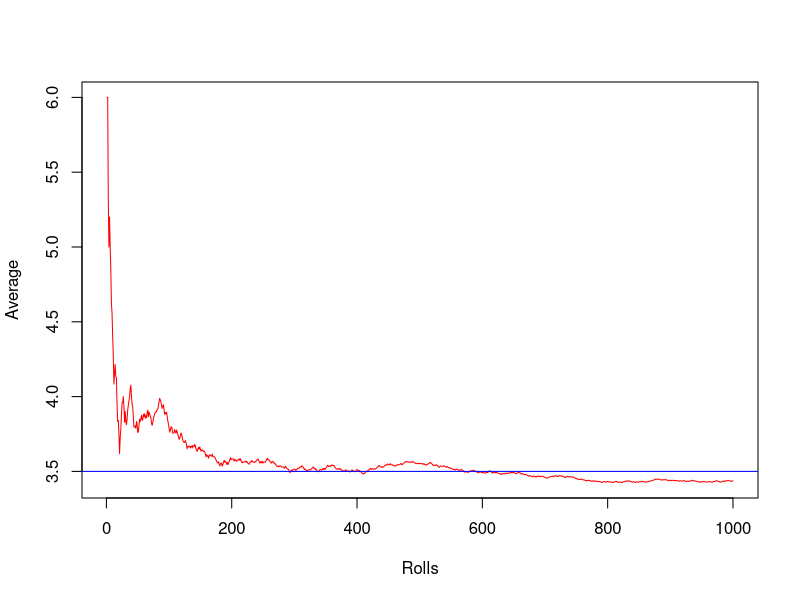
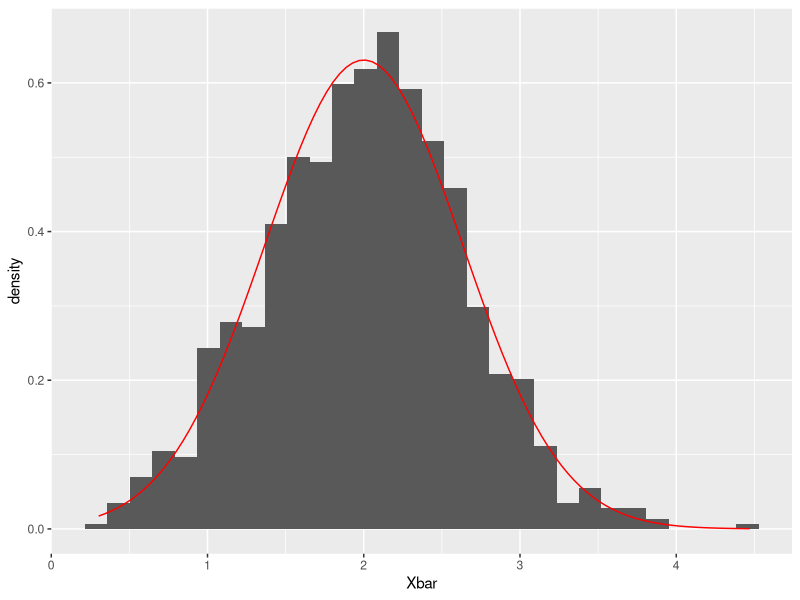
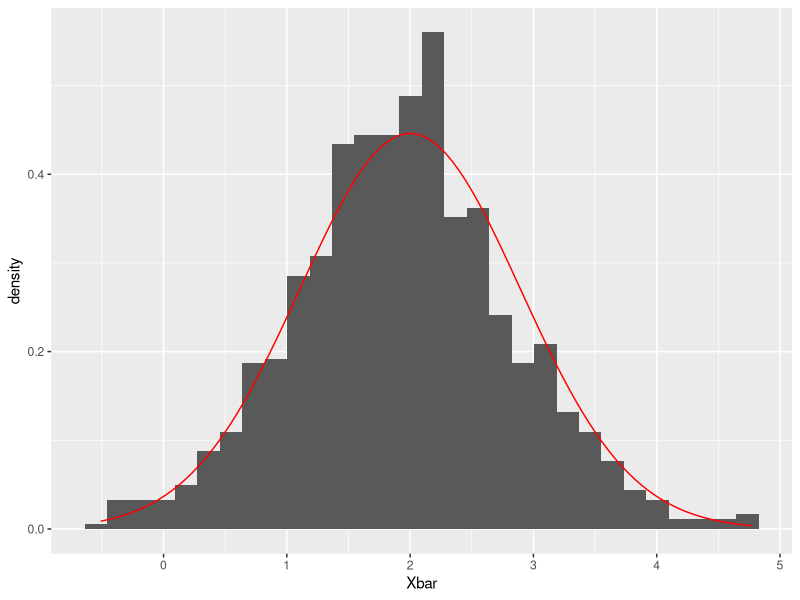
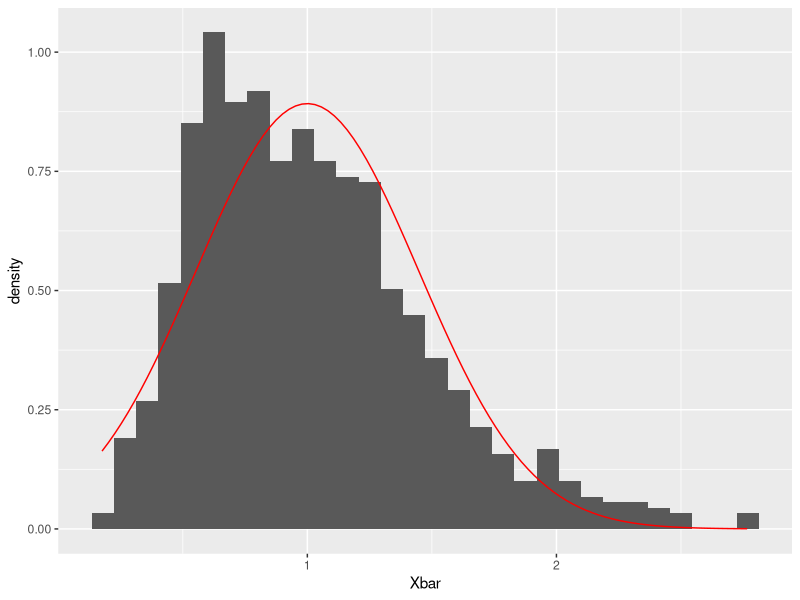
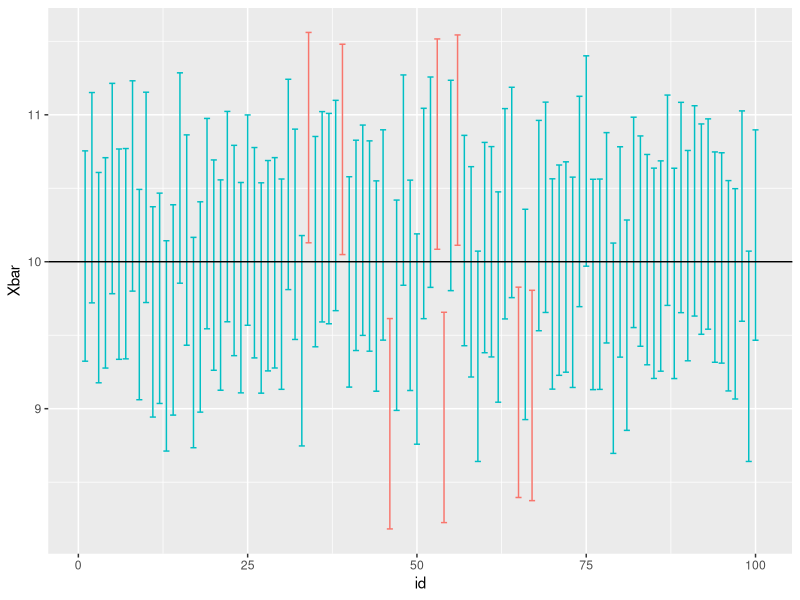
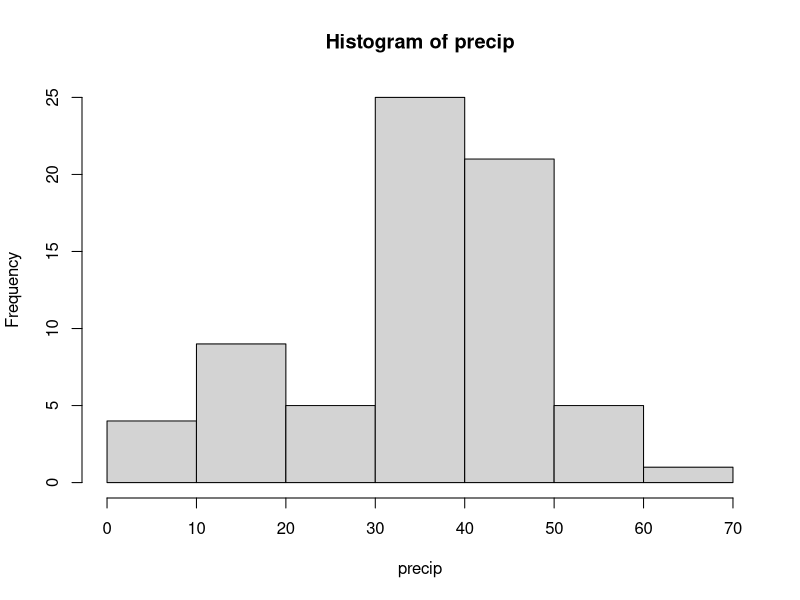
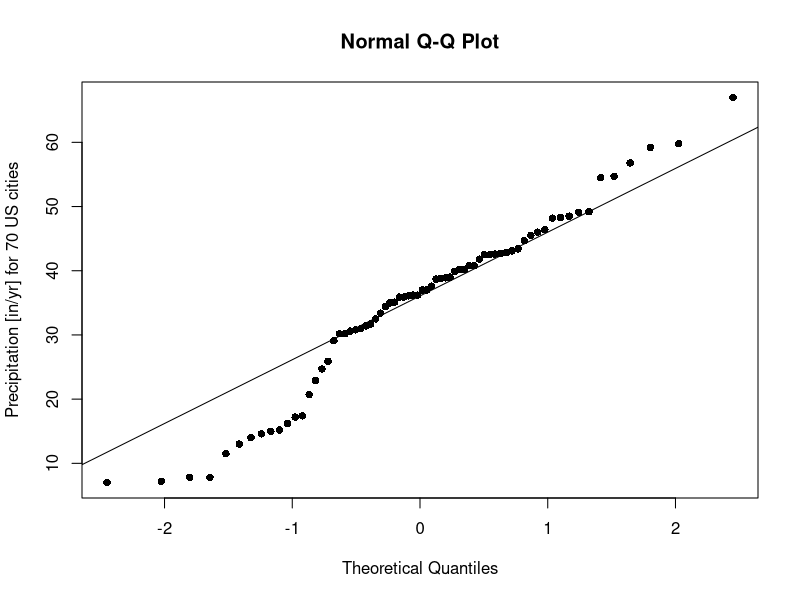

Write R code to recreate these figures, in order.
## ---- chunk 1
#| echo: TRUE
#| eval: TRUE
#| cache: TRUE
set.seed(1028)
dice_rolls <- sample(1:6, 1000, replace = TRUE)
sample_avg <- sapply(1:length(dice_rolls), function(i) mean(dice_rolls[1:i]))
plot(1:1000, sample_avg, type = "l", col = "red",
     xlab = "Rolls", ylab = "Average")
abline(h = 3.5, col = "blue")
## ---- chunk 2
#| echo: TRUE
#| eval: TRUE
#| cache: TRUE
#| warning: FALSE
#| message: FALSE
library(ggplot2)
Xbars <- data.frame(Xbar = replicate(1000, mean(rnorm(10, mean = 2, sd = 2))))
ggplot(Xbars, aes(x = Xbar)) + 
  geom_histogram(aes(y = ..density..)) + 
  geom_function(fun = dnorm, args = list(mean = 2, sd = 2 / sqrt(10)), color = "red")
## ---- chunk 3
#| echo: TRUE
#| eval: TRUE
#| cache: TRUE
n <- 5
Xbars <- data.frame(Xbar = replicate(1000, mean(rnorm(n, mean = 2, sd = 2))))
ggplot(Xbars, aes(x = Xbar)) + 
  geom_histogram(aes(y = ..density..)) + 
  geom_function(fun = dnorm, args = list(mean = 2, sd = 2 / sqrt(n)), color = "red")
## ---- chunk 4
#| echo: TRUE
#| eval: TRUE
#| cache: TRUE
#| warning: FALSE
#| message: FALSE
n <- 5
Xbars <- data.frame(Xbar = replicate(1000, mean(rexp(n, rate = 1))))
ggplot(Xbars, aes(x = Xbar)) + 
  geom_histogram(aes(y = ..density..)) + 
  geom_function(fun = dnorm, args = list(mean = 1, sd = 1 / sqrt(n)), color = "red")
## ---- chunk 5
#| echo: TRUE
#| eval: TRUE
#| cache: TRUE
n <- 30 # sample size
mu <- 10 # unknown true mean
sigma <- 2 # known standard deviation
Xbars <- replicate(100, mean(rnorm(n, mean = mu, sd = sigma)))
coverage_rate <- mean(abs(Xbars - mu) < 1.96 * sigma / sqrt(n))
coverage_rate
## ---- chunk 6
#| echo: FALSE
#| eval: TRUE
#| cache: TRUE
#| warning: FALSE
#| message: FALSE
library(tidyverse)
plot_dat <- data.frame(id = 1:100,
                       Xbar = Xbars) |>
  mutate(upper = Xbar + 1.96 * sigma / sqrt(n),
         lower = Xbar - 1.96 * sigma / sqrt(n))
ggplot(plot_dat, 
       aes(x = id, y = Xbar, 
           color = abs(Xbars - mu) < 1.96 * sigma / sqrt(n))) + 
  geom_errorbar(aes(ymin = lower, ymax = upper)) +
  geom_abline(intercept = mu, slope = 0) + 
  theme(legend.position = "none")
## ---- chunk 7
#| echo: TRUE
#| eval: TRUE
#| cache: TRUE
n <- 30 # sample size
lambda <- 10
sample_stats_poisson <- function() {
  x <- rpois(n, lambda)
  return(c(mean(x), sd(x)))
}
stats <- replicate(100, sample_stats_poisson())
stats[, 1:5] # print out first five simulation results
coverage_rate <- mean(abs(stats[1,] - mu) < 1.96 * stats[2,] / sqrt(n))
coverage_rate
## ---- chunk 8
#| echo: TRUE
#| eval: TRUE
#| cache: TRUE
head(precip)
hist(precip)
## ---- chunk 9
#| echo: TRUE
#| eval: TRUE
#| cache: TRUE
qqnorm(precip, ylab = "Precipitation [in/yr] for 70 US cities", pch = 16)
qqline(precip)
## ---- chunk 10
#| echo: TRUE
#| eval: TRUE
#| cache: TRUE
precip_t <- t.test(precip, conf.level = 0.95)
precip_ci <- precip_t$conf.int # get confidence interval
precip_ci
## ---- chunk 11
#| echo: TRUE
#| eval: TRUE
#| cache: TRUE
bootstrap_Xbar <- 
  replicate(10000, mean(sample(precip, size = length(precip), replace = TRUE)))
quantile(bootstrap_Xbar, probs = c(.025, .975))
precip_ci
